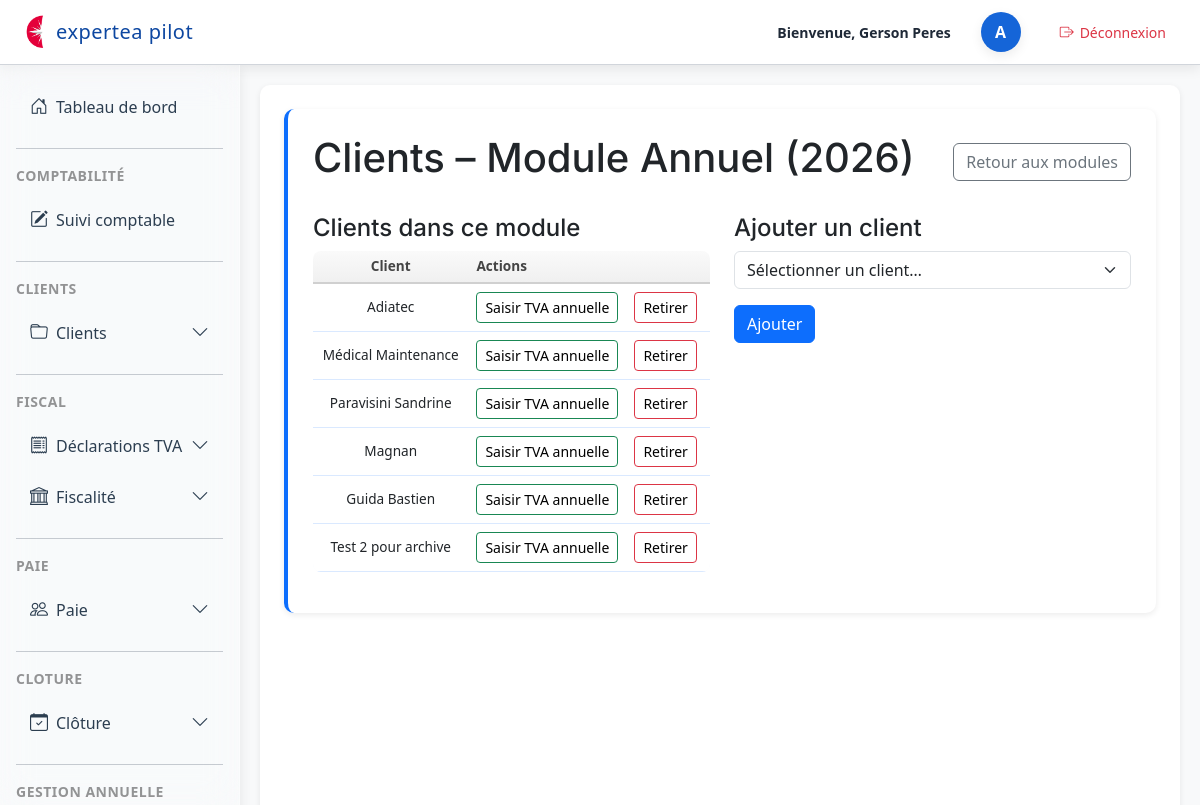
/dossiers/tva/module/3/clients/ (signed in), run on the app's committed database.
### dossiers/models.py (models this page shows, shortened)
class TVAModule(models.Model):
    TVA_TYPES = [
        ("CA3M", "Mensuel"),
        ("CA3T", "Trimestriel"),
        ("CA12", "Annuel"),
        ("FR", "Franchise"),
        ("EXO", "Exonéré"),
    ]
    annee = models.ForeignKey(TVAAnnee, on_delete=models.CASCADE, related_name="modules")
    type = models.CharField(max_length=10, choices=TVA_TYPES)

class TVAAnnee(models.Model):
    annee = models.IntegerField(unique=True)
    date_creation = models.DateTimeField(auto_now_add=True)

class TVAClientAnnee(models.Model):
    client = models.ForeignKey(Client, on_delete=models.CASCADE)
    annee = models.ForeignKey(TVAAnnee, on_delete=models.CASCADE)
    module = models.ForeignKey(TVAModule, on_delete=models.CASCADE, related_name="clients")
    class Meta:
        unique_together = ("client", "annee", "module")

class Client(models.Model):
    REGIME_IMPOSITION_CHOICES = [
        ('IS', 'IS'),
        ('IR', 'IR'),
        ("RS", "Réel simplifié"),
        ("RN", "Réel normal"),
        ("MICRO", "Micro"),
        ("IR_CRL", "IR (CRL)"),
    ]
    REGIME_TVA_CHOICES = [
        ('CA3M', 'CA3 mensuelle'),
        ('CA3T', 'CA3 trimestrielle'),
        ('CA12', 'CA12'),
        ('FRANCHISE', 'Franchise'),
        ('EXO', 'Exonéré'),
    ]
    PERIODICITE_CHOICES = [
        ('MENSUEL', 'Mensuel'),
        ('TRIMESTRIEL', 'Trimestriel'),
        ('ANNUEL', 'Annuel'),
        ('REGULIER', 'Régulier'),
    ]
    user = models.OneToOneField(
        User,
        on_delete=models.CASCADE,
        null=True,
        blank=True,
        help_text="Utilisateur associé à ce client"
    )
    numero = models.IntegerField(null=True, blank=True)
    nom = models.CharField(max_length=255)
    forme_juridique = models.CharField(max_length=50)
    regime_imposition = models.CharField(
        max_length=20,
        choices=REGIME_IMPOSITION_CHOICES,
        null=True,
        blank=True
    )
    date_cloture = models.CharField(max_length=10, blank=True, null=True)
    regime_tva = models.CharField(
        max_length=20,
        choices=REGIME_TVA_CHOICES
    )
    periodicite = models.CharField(
        max_length=20,
        choices=PERIODICITE_CHOICES,
        null=True,
        blank=True,
        verbose_name="Périodicité de la saisie",
    )
    jour_echeance_tva = models.PositiveSmallIntegerField(
        blank=True,
        null=True,
        help_text="Jour du mois pour l'échéance TVA (1 à 31)"
    )
    commentaires = models.TextField(blank=True)
    archive = models.BooleanField(default=False)
    module_saisie = models.BooleanField(default=False, verbose_name="Saisie comptable")
    module_tva = models.BooleanField(default=False)
    module_cfe = models.BooleanField(default=False, verbose_name="CFE")
    module_cvae = models.BooleanField(default=False, verbose_name="CVAE")
    module_tvs = models.BooleanField(default=False, verbose_name="TVS")
    module_cloture = models.BooleanField(default=False, verbose_name="Clôture")
    module_dividendes = models.BooleanField(default=False, verbose_name="Dividendes")
    module_social = models.BooleanField(default=False, verbose_name="Social")
    module_ir = models.BooleanField(default=False, verbose_name="IR personnel")
    module_suivi_mission = models.BooleanField(default=False, verbose_name="Suivi mission et LAB")
    module_paie = models.BooleanField(default=False, verbose_name="Module Paie")

### dossiers/views.py (the view)
# urls.py: path("tva/module/<int:module_id>/clients/", views.tva_clients_module, name="tva_clients_module"),
@login_required
def tva_clients_module(request, module_id):
    module = get_object_or_404(TVAModule, id=module_id)
    clients_module = TVAClientAnnee.objects.filter(module=module).select_related("client")
    tous_les_clients = Client.objects.all().order_by("nom")
    return render(request, "tva/tva_clients_module.html", {
        "module": module,
        "clients_module": clients_module,
        "tous_les_clients": tous_les_clients,
    })

### dossiers/templates/tva/tva_clients_module.html (shortened to what this page needs)
{% extends "base.html" %}
{% block content %}
<section class="section">
<div class="d-flex justify-content-between align-items-center mb-4">
    <h1>Clients – Module {{ module.get_type_display }} ({{ module.annee.annee }})</h1>
    <a href="{% url 'tva_modules_annee' module.annee.id %}" class="btn btn-outline-secondary">
        Retour aux modules
    </a>
</div>
<div class="row">
    <div class="col-md-6">
        <h4>Clients dans ce module</h4>
        <table class="table table-hover align-middle">
            <thead>
                <tr>
                    <th>Client</th>
                    <th>Actions</th>
                </tr>
            </thead>
            <tbody>
                {% for c in clients_module %}
                <tr>
                    <td>{{ c.client.nom }}</td>
                    <td class="d-flex gap-2">
			{% if module.type == "CA12" %}
			    <a href="{% url 'tva_saisie_ca12' c.id %}"
			       class="btn btn-sm btn-outline-success">
			        Saisir TVA annuelle
			    </a>
			{% endif %}
                        <a href="{% url 'tva_clients_module_supprimer' c.id %}"
                           class="btn btn-sm btn-outline-danger">
                            Retirer
                        </a>
                    </td>
                </tr>
                {% empty %}
                <tr>
                    <td colspan="2" class="text-muted">Aucun client dans ce module.</td>
                </tr>
                {% endfor %}
            </tbody>
        </table>
    </div>
    <div class="col-md-6">
        <h4>Ajouter un client</h4>
        <form method="POST" action="{% url 'tva_clients_module_ajouter' module.id %}">
            <div class="mb-3">
                <select name="client_id" class="form-select" required>
                    <option value="">Sélectionner un client…</option>
                </select>
            </div>
            <button class="btn btn-primary">Ajouter</button>
        </form>
    </div>
</div>
{% endblock %}

### dossiers/templates/base.html (shortened to what this page needs)
<!DOCTYPE html>
<html lang="fr">
<head>
    {% load static %}
    <link rel="stylesheet" href="{% static 'css/base.css' %}">
    <link rel="stylesheet" href="{% static 'css/dashboard.css' %}">
    <link rel="stylesheet"
          href="https://cdn.jsdelivr.net/npm/bootstrap@5.3.0/dist/css/bootstrap.min.css">
    <link rel="stylesheet"
      href="https://cdn.jsdelivr.net/npm/bootstrap-icons@1.11.3/font/bootstrap-icons.css">
</head>
<body class="bg-light">
<header class="top-header">
    <div class="header-left">
        <img src="{% static 'img/logo.png' %}" alt="Logo" class="header-logo">
        <span class="header-title">expertea pilot</span>
    </div>
    <div class="header-right">
        <span class="welcome-text">Bienvenue, {{request.user.get_full_name }}</span>
        <div class="avatar-circle d-flex justify-content-center align-items-center"
             style="width:40px; height:40px; border-radius:50%; background:#1565d8; color:white; font-weight:600; margin-left:15px;">
            {{ user.username|first|upper }}
        </div>
<a href="{% url 'logout' %}"
   class="btn btn-sm d-flex align-items-center"
   style="margin-left: 15px; background:white; color:#dc3545; border-radius:12px;">
    <i class="bi bi-box-arrow-right" style="margin-right:6px;"></i>
    Déconnexion
</a>
    </div>
</header>
<div class="layout-container d-flex w-100">
    <div class="sidebar-column position-relative d-flex flex-column">
        <aside id="sidebar" class="sidebar p-3">
            <nav class="nav flex-column">
<a class="nav-link d-flex align-items-center gap-2 {% if request.resolver_match.url_name == 'dashboard' %}active{% endif %}"
   href="{% url 'user_space' %}">
    <i class="bi bi-house-door"></i>
    <span class="sidebar-text">Tableau de bord</span>
</a>
                <hr class="sidebar-separator my-3 opacity-25">
                <div class="sidebar-section-title text-uppercase small opacity-75 mb-2">
                    Comptabilité
                </div>
                <a class="nav-link text-white d-flex align-items-center gap-2 {% if request.resolver_match.url_name == 'liste_suivi_comptable' %}active{% endif %}"
                   href="{% url 'liste_suivi_comptable' %}">
                    <i class="bi bi-pencil-square"></i>
                    <span class="sidebar-text">Suivi comptable</span>
                </a>
                <hr class="sidebar-separator my-3 opacity-25">
                <div class="sidebar-section-title text-uppercase small opacity-75 mb-2">
                    CLIENTS
                </div>
                <div class="nav-item">
                    <a class="nav-link text-white d-flex align-items-center gap-2"
                       data-bs-toggle="collapse"
                       href="#menuCLIENTS"
                       role="button"
                       aria-expanded="false"
                       aria-controls="menuCLIENTS">
                        <i class="bi bi-folder"></i>
                        <span class="sidebar-text">Clients</span>
                        <i class="bi bi-chevron-down ms-auto small"></i>
                    </a>
                </div>
                <hr class="sidebar-separator my-3 opacity-25">
                <div class="sidebar-section-title text-uppercase small opacity-75 mb-2">
                    FISCAL
                </div>
                <div class="nav-item">
                    <a class="nav-link text-white d-flex align-items-center gap-2"
                       data-bs-toggle="collapse"
                       href="#menuTVA"
                       role="button"
                       aria-expanded="false"
                       aria-controls="menuTVA">
                        <i class="bi bi-receipt"></i>
                        <span class="sidebar-text">Déclarations TVA</span>
                        <i class="bi bi-chevron-down ms-auto small"></i>
                    </a>
                </div>
		<div class="nav-item">
		    <a class="nav-link text-white d-flex align-items-center gap-2"
		       data-bs-toggle="collapse"
		       href="#menuFISCAL"
		       role="button"
		       aria-expanded="false"
		       aria-controls="menuFISCAL">
		        <i class="bi bi-bank"></i>
		        <span class="sidebar-text">Fiscalité</span>
		        <i class="bi bi-chevron-down ms-auto small"></i>
		    </a>
</div>
		<hr class="sidebar-separator my-3 opacity-25">
		<div class="sidebar-section-title text-uppercase small opacity-75 mb-2">
		    Paie
		</div>
		<div class="nav-item">
		    <a class="nav-link text-white d-flex align-items-center gap-2"
		       data-bs-toggle="collapse"
		       href="#menuPAIE"
		       role="button"
		       aria-expanded="false"
		       aria-controls="menuPAIE">
		        <i class="bi bi-people"></i>
		        <span class="sidebar-text">Paie</span>
		        <i class="bi bi-chevron-down ms-auto small"></i>
		    </a>
    </div>
<hr class="sidebar-separator my-3 opacity-25">
<div class="sidebar-section-title text-uppercase small opacity-75 mb-2">
    CLOTURE
</div>
<div class="nav-item">
    <a class="nav-link text-white d-flex align-items-center gap-2"
       data-bs-toggle="collapse"
       href="#menuCLOTURE"
       role="button"
       aria-expanded="false"
       aria-controls="menuCLOTURE">
        <i class="bi bi-calendar-check"></i>
        <span class="sidebar-text">Clôture</span>
        <i class="bi bi-chevron-down ms-auto small"></i>
    </a>
</div>
		<hr class="sidebar-separator my-3 opacity-25">
		<div class="sidebar-section-title text-uppercase small opacity-75 mb-2">
		    Gestion Annuelle
		</div>
            </nav>
        </aside>
    </div>
    <main class="flex-grow-1 p-4">
        {% block content %}
        {% endblock %}
    </main>
</div>
</body>
</html>

### data on the page
TVAModule: type "Annuel", annee.annee "2026"
TVAClientAnnee: client.nom "Adiatec"
TVAClientAnnee: client.nom "Médical Maintenance"
TVAClientAnnee: client.nom "Paravisini Sandrine"
TVAClientAnnee: client.nom "Magnan"
TVAClientAnnee: client.nom "Guida Bastien"
TVAClientAnnee: client.nom "Test 2 pour archive"

### other printed values
{{ request.user.get_full_name }} "Gerson Peres"
{{ user.username|first|upper }} "A"
